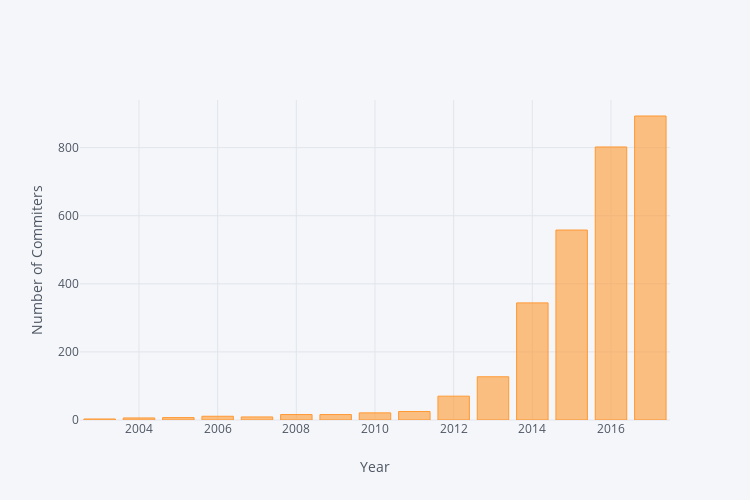

Notebook code cell kept with this figure:
### Markdown cell above
## Commiters / Year

### Code cell
committers_per_year = data_by_year.author.nunique()
iplot(committers_per_year.iplot(asFigure=True, dimensions=(750, 500), kind="bar", yTitle="Number of Commiters", xTitle="Year"))

### Figure 1 — Plotly figure (JSON) as saved in the notebook; plotly's stock layout.template omitted (floating-point values rounded to 4 significant figures)
{"data": [{"marker": {"color": "rgba(255, 153, 51, 0.6)", "line": {"color": "rgba(255, 153, 51, 1.0)", "width": 1}}, "name": "author", "orientation": "v", "text": "", "type": "bar", "x": [2003, 2004, 2005, 2006, 2007, 2008, 2009, 2010, 2011, 2012, 2013, 2014, 2015, 2016, 2017], "y": [3, 6, 7, 11, 9, 16, 16, 21, 25, 70, 127, 344, 558, 802, 893]}], "layout": {"height": 500, "legend": {"bgcolor": "#F5F6F9", "font": {"color": "#4D5663"}}, "paper_bgcolor": "#F5F6F9", "plot_bgcolor": "#F5F6F9", "titlefont": {"color": "#4D5663"}, "width": 750, "xaxis1": {"gridcolor": "#E1E5ED", "showgrid": true, "tickfont": {"color": "#4D5663"}, "title": "Year", "titlefont": {"color": "#4D5663"}, "zerolinecolor": "#E1E5ED"}, "yaxis1": {"gridcolor": "#E1E5ED", "showgrid": true, "tickfont": {"color": "#4D5663"}, "title": "Number of Commiters", "titlefont": {"color": "#4D5663"}, "zerolinecolor": "#E1E5ED"}}}
